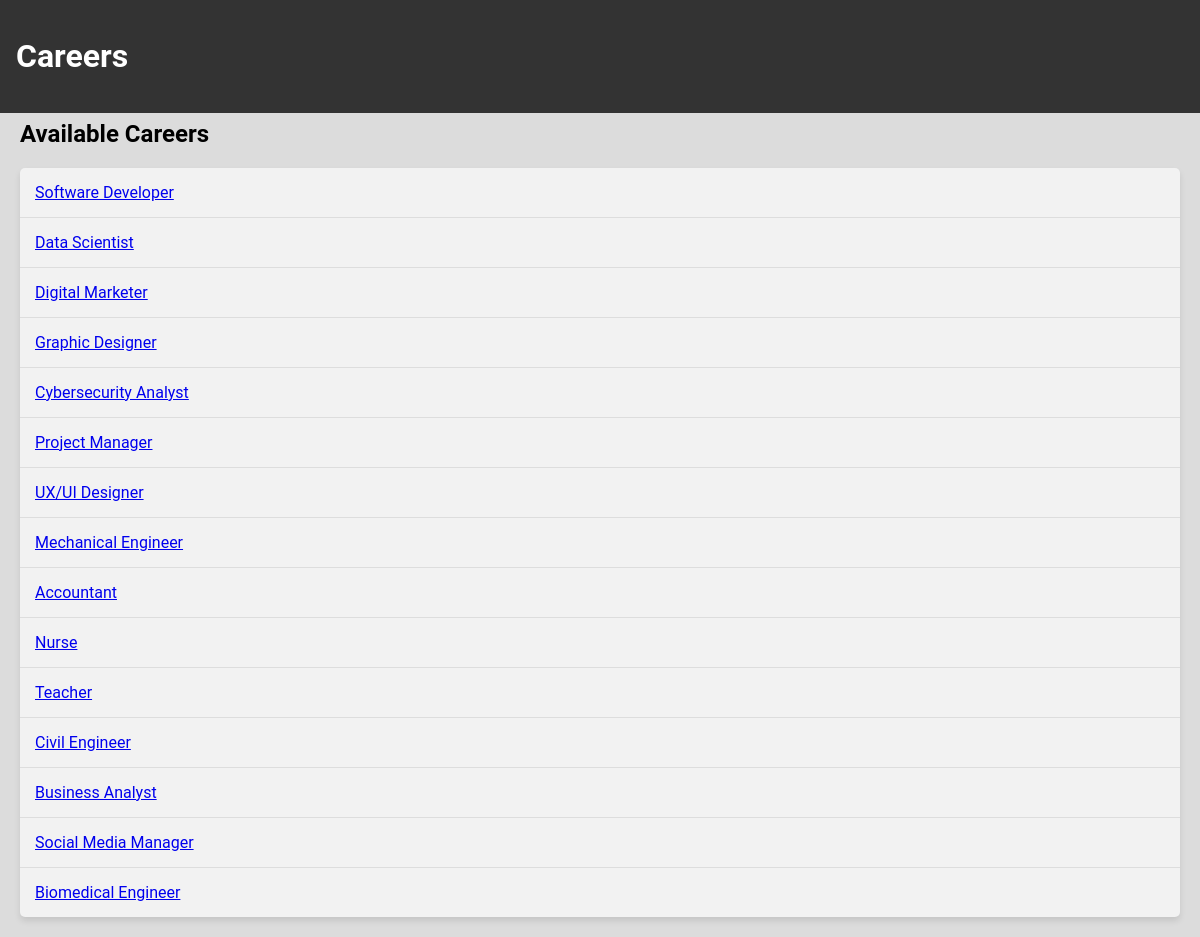
Page /careers on the committed database.
### app.py (models this page shows)
class Career(database.Model):
    id = database.Column(database.Integer, primary_key=True)
    title = database.Column(database.String(100), nullable=False)
    description = database.Column(database.Text, nullable=False)
    requirements = database.Column(database.Text, nullable=False)

### app.py (the view)
@app.route('/careers', methods=['GET'])
def careers():
    return render_template('careers.html', careers=Career.query.all())

### templates/careers.html (shortened to what this page needs)
{%extends 'base.html'%}
{%block body%}
<header>
    <h1>Careers</h1>
</header>
<body>
<main>
    <h2>Available Careers</h2>
<ul class="list">
    {% for career in careers %}
        <li><a href="{{ url_for('career_detail', career_id=career.id) }}">{{ career.title }}</a></li>
    {% endfor %}
</ul>
</main>
</body>
{%endblock%}

### templates/base.html (shortened to what this page needs)
<!DOCTYPE html>
<html lang="en">
<head>
    <link rel="stylesheet" href="{{url_for('static', filename='styles.css') }}"/>
</head>
<body>
    {%block body %}{% endblock %}
</body>
</html>

### static/styles.css (style rules this page uses)
body { font-family: 'Roboto', sans-serif; margin: 0; padding: 0; box-sizing: border-box; background-color: gainsboro; }
header { background-color: #333; color: #fff; padding: 1em; position: fixed; width: 100%; top: 0; z-index: 1000; }
ul { margin: 0; padding: 0; }
main { margin-top: 80px; padding: 20px; }
.list { list-style-type: none; background-color: #f2f2f2; border-radius: 5px; box-shadow: 0 4px 6px rgba(0, 0, 0, 0.1); overflow: hidden; }
.list li { padding: 15px; border-bottom: 1px solid #ddd; transition: background-color 0.3s ease; }
.list li:last-child { border-bottom: none; }

### rows in the picture
Career: title "Software Developer"
Career: title "Data Scientist"
Career: title "Digital Marketer"
Career: title "Graphic Designer"
Career: title "Cybersecurity Analyst"
Career: title "Project Manager"
Career: title "UX/UI Designer"
Career: title "Mechanical Engineer"
Career: title "Accountant"
Career: title "Nurse"
Career: title "Teacher"
Career: title "Civil Engineer"
Career: title "Business Analyst"
Career: title "Social Media Manager"
Career: title "Biomedical Engineer"
